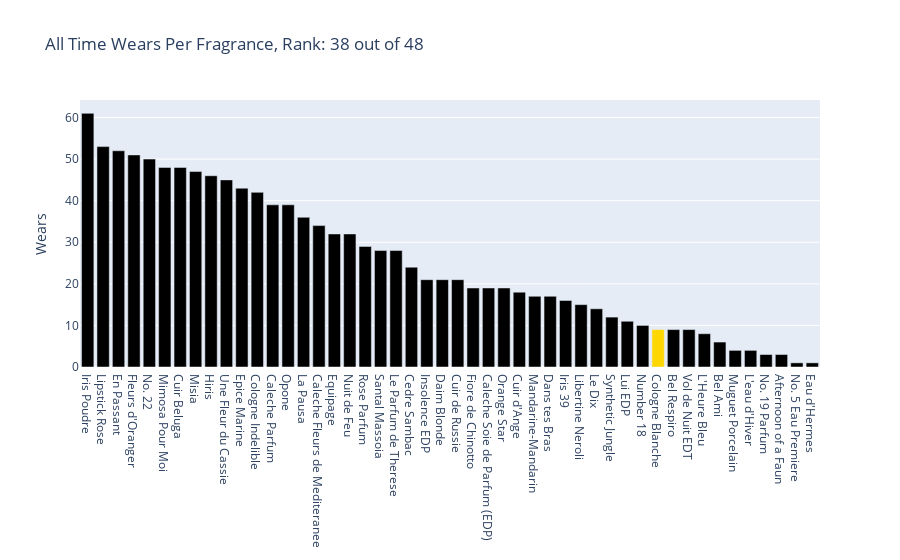

The notebook cell saved with this chart:
### Code cell
all_wears_plot(frag,wears_df)

### Figure 1 — Plotly figure (JSON) as saved in the notebook; plotly's stock layout.template omitted (floating-point values rounded to 4 significant figures)
{"data": [{"alignmentgroup": "True", "hovertemplate": "Fragrance=%{x}<br>Wears=%{y}<extra></extra>", "legendgroup": "", "marker": {"color": ["black", "black", "black", "black", "black", "black", "black", "black", "black", "black", "black", "black", "black", "black", "black", "black", "black", "black", "black", "black", "black", "black", "black", "black", "black", "black", "black", "black", "black", "black", "black", "black", "black", "black", "black", "black", "black", "gold", "black", "black", "black", "black", "black", "black", "black", "black", "black", "black"], "pattern": {"shape": ""}}, "name": "", "offsetgroup": "", "orientation": "v", "showlegend": false, "textposition": "auto", "type": "bar", "x": ["Iris Poudre", "Lipstick Rose", "En Passant", "Fleurs d'Oranger", "No. 22", "Mimosa Pour Moi", "Cuir Beluga", "Misia", "Hiris", "Une Fleur du Cassie", "Epice Marine", "Cologne Indelible", "Caleche Parfum", "Opone", "La Pausa", "Caleche Fleurs de Mediteranee", "Equipage", "Nuit de Feu", "Rose Parfum", "Santal Massoia", "Le Parfum de Therese", "Cedre Sambac", "Insolence EDP", "Daim Blonde", "Cuir de Russie", "Fiore de Chinotto", "Caleche Soie de Parfum (EDP)", "Orange Star", "Cuir d'Ange", "Mandarine-Mandarin", "Dans tes Bras", "Iris 39", "Libertine Neroli", "Le Dix", "Synthetic Jungle", "Lui EDP", "Number 18", "Cologne Blanche", "Bel Respiro", "Vol de Nuit EDT", "L'Heure Bleu", "Bel Ami", "Muguet Porcelain", "L'eau d'Hiver", "No. 19 Parfum", "Afternoon of a Faun", "No. 5 Eau Premiere", "Eau d'Hermes"], "xaxis": "x", "y": [61, 53, 52, 51, 50, 48, 48, 47, 46, 45, 43, 42, 39, 39, 36, 34, 32, 32, 29, 28, 28, 24, 21, 21, 21, 19, 19, 19, 18, 17, 17, 16, 15, 14, 12, 11, 10, 9, 9, 9, 8, 6, 4, 4, 3, 3, 1, 1], "yaxis": "y"}], "layout": {"barmode": "relative", "legend": {"tracegroupgap": 0}, "title": {"text": "All Time Wears Per Fragrance, Rank: 38 out of 48"}, "xaxis": {"anchor": "y", "domain": [0, 1], "title": {}}, "yaxis": {"anchor": "x", "domain": [0, 1], "title": {"text": "Wears"}}}}
